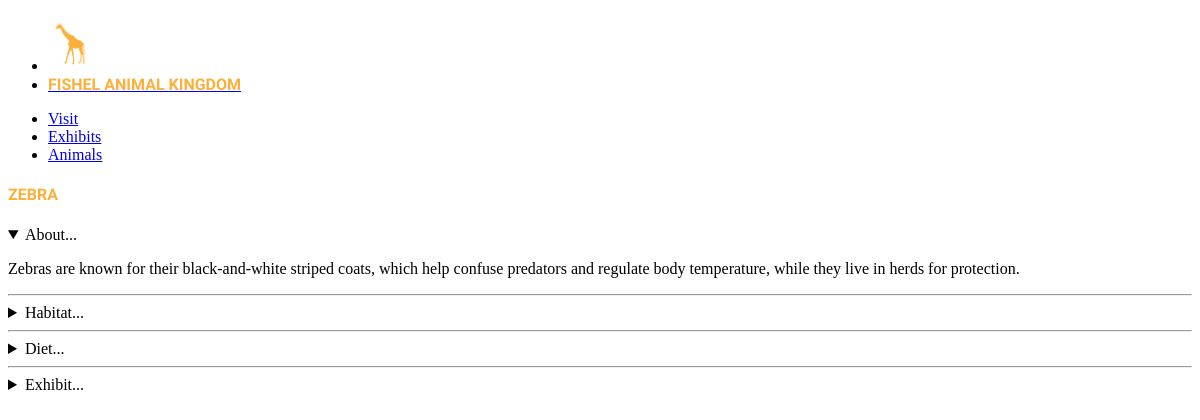
Page /animals/4 on the committed database.
### tables this page shows
CREATE TABLE animals(
    id INTEGER PRIMARY KEY,
    species TEXT NOT NULL,
    diet TEXT,
    habitat TEXT,
    description TEXT,
    population INTEGER,
    exhibit TEXT NOT NULL
);

### app.py (the view)
@app.route("/animals/<exhibit>")
def animals(exhibit):
    animals_list = q.get_animals_by_exhibit(exhibit)
    return render_template("exhibit_animals.html", animals_list=animals_list)

### app.py (called while the page is built)
@app.route("/animals/<int:animal_id>")
def show_animal_details(animal_id):
    animal_details = q.get_animal_details(animal_id)
    if animal_details:
        return render_template("animal_details.html", animal=animal_details)
    else:
        abort(404)

### queries.py (called while the page is built)
def get_animal_details(id):
    sql = "SELECT * FROM animals WHERE id = ?"
    results = db.execute(sql, id)
    if len(results) != 1:
        return None
    else:
        return results[0] # just the dictionary

### templates/animal_details.html (shortened to what this page needs)
{% extends "base.html" %}
{% block content %}
<article data-theme="dark">
    <h4 class="zoofont">{{ animal.species }}</h4>
    <details name="description" open>
        <summary>About...</summary>
        <p>{{ animal.description }}</p>
    </details>
    <hr />
    <details name="description" open>
        <summary>Habitat...</summary>
    </details>
    <hr />
    <details name="description" open>
        <summary>Diet...</summary>
    </details>
    <hr />
    <details name="description" open>
        <summary>Exhibit...</summary>
    </details>
</article>
{% endblock %}

### static/style.css (style rules this page uses)
:root { --main-clr:#fbb03b; }
.zoofont { font-family: "Big Shoulders", sans-serif; font-optical-sizing: auto; font-weight: 900; font-style: normal; text-transform: uppercase; color: var(--main-clr); }

### rows in the picture
animals: species "ZEBRA", description "Zebras are known for their black-and-white striped coats, which help confuse predators and regulate body temperature, while they live in herds for protection."
